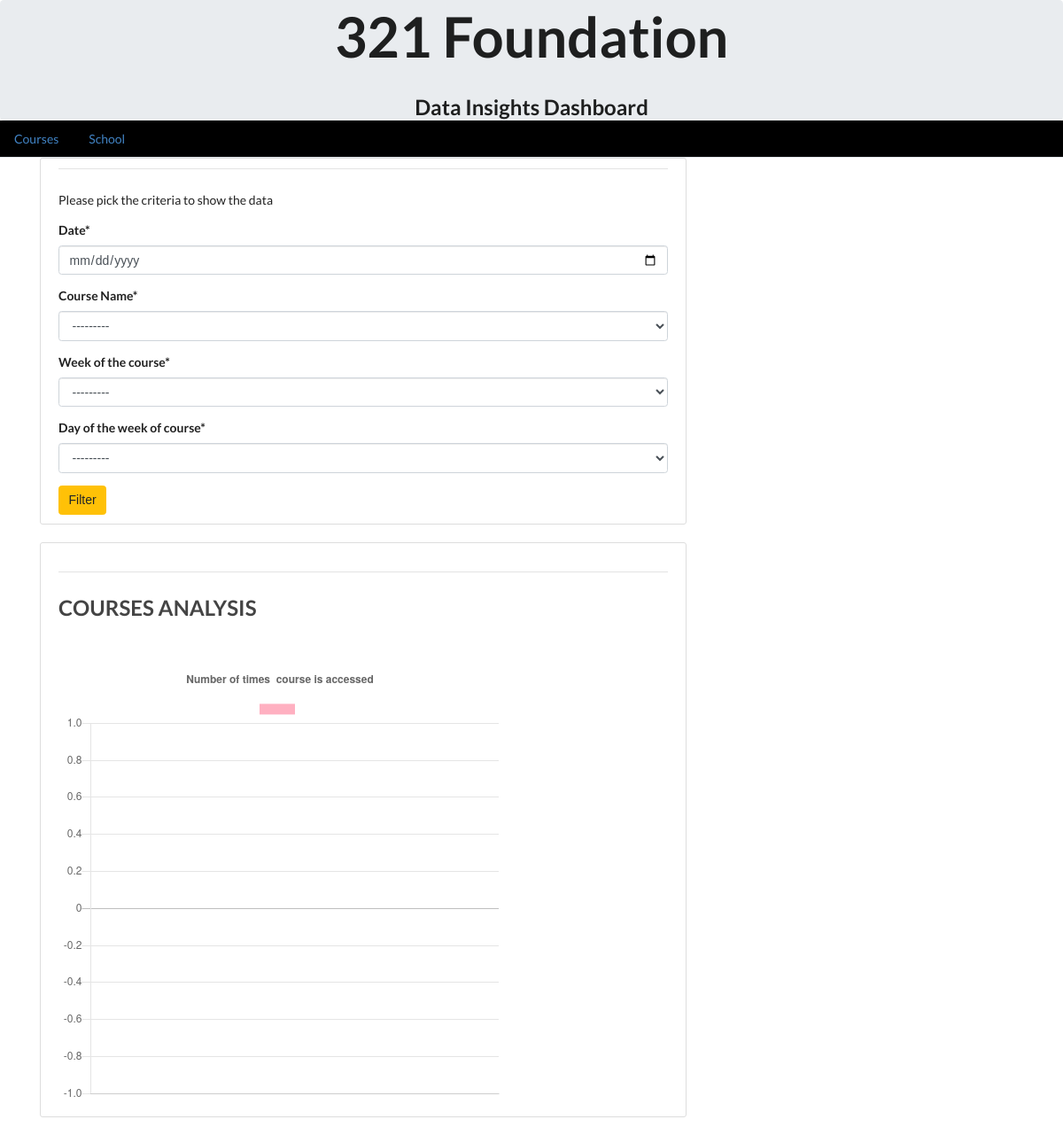
Page /courses/ on the earlier database version.
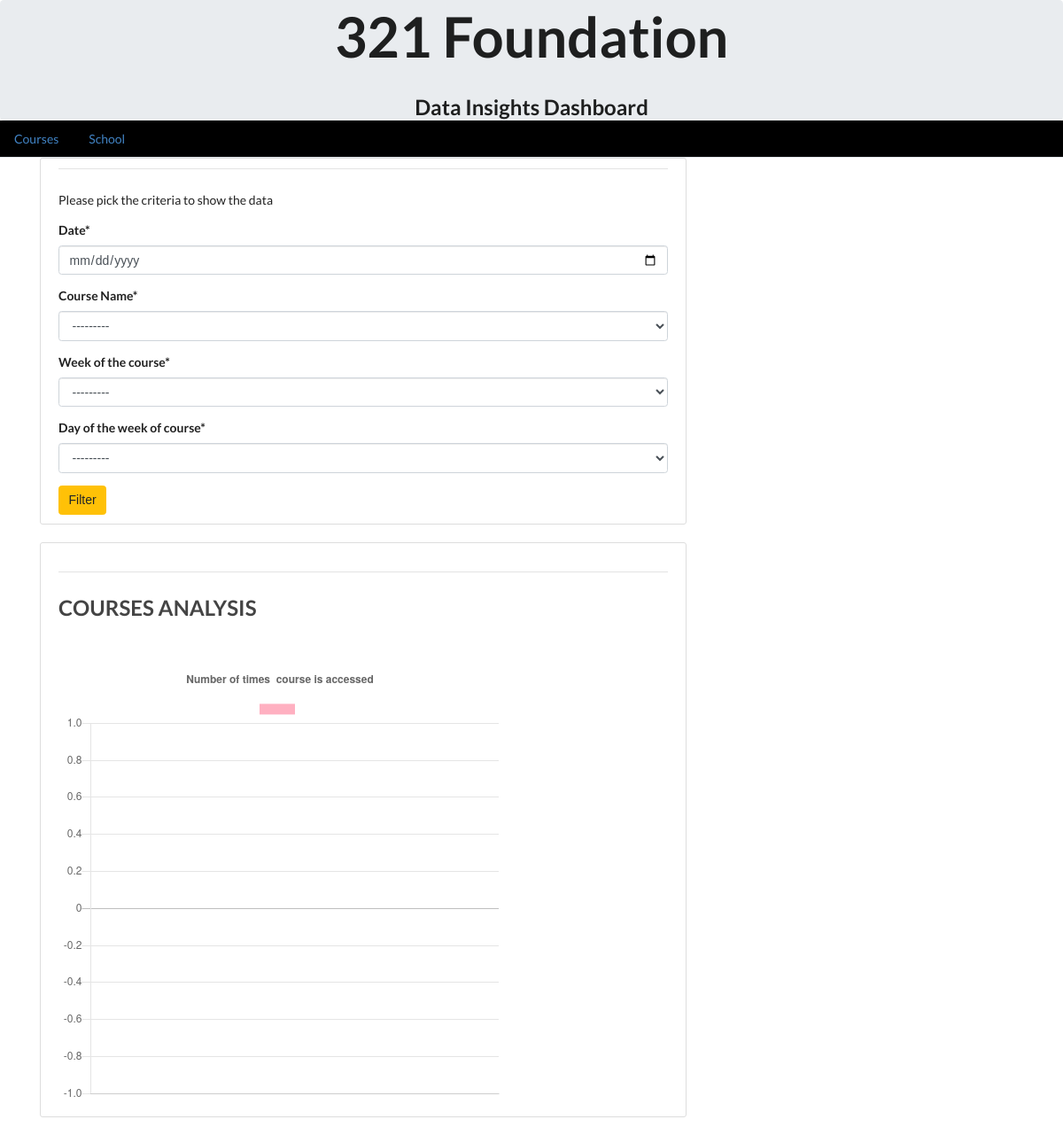
Same page on the later database version.
### courses/models.py (models this page shows)
class Course(models.Model):
    course_id = models.IntegerField(primary_key=True)
    tech_level = models.ForeignKey('Tech_Level',on_delete=models.CASCADE)
    course_name = models.CharField(max_length=200)
    board = models.ForeignKey('schools.Boards', on_delete=models.CASCADE)
    subject = models.ForeignKey('Subject',on_delete=models.CASCADE)
    grade = models.ForeignKey('Grade',on_delete=models.CASCADE)
    def __str__(self):
        return self.course_name

class Week(models.Model):
    week_id = models.IntegerField(primary_key=True)
    week = models.CharField(max_length=20)
    def __str__(self):
        return self.week

### courses/views.py (the view, shortened to what this page needs)
# urls.py: path('', views.courseshome, name='courseshome')
def courseshome(request):
	form = CourseAnalysisForm()
	cc = {'count':'-1'}
	return render(request, 'courses/coursesmain.html', { 'form':form})

### courses/forms.py
class CourseAnalysisForm(forms.ModelForm):
    date = forms.DateField(widget=forms.widgets.DateInput(attrs={'type':'date'}))
    class Meta:
        model = Course_Analysis
        fields = ('date', 'course', 'week', 'Dname')
        labels = {
            'date':'Date', 'course' : 'Course Name', 'week' : 'Week of the course', 'Dname' : 'Day of the week of course'
        }

### courses/models.py (called while the page is built)
    def __str__(self):
        return self.day

### courses/templates/courses/coursesmain.html (shortened to what this page needs)
{% extends 'base.html' %}
{% load crispy_forms_tags %}
{% block title %}
<h2><a class="article-title" href="#">COURSES ANALYSIS</a></h2>
{% endblock %}
{% block filter %}
<form method="post">
  {{ form|crispy }}
  <input type="submit" value="Filter" class="btn btn-warning">
</form>
{% endblock %}
{% block body %}
<div style="width: 500px; height: 500px;">
<canvas id="line-chart" width="1" height="1"></canvas>
</div>
<script>
new Chart(document.getElementById("line-chart"), {
    type: 'bar',
    data: {
      datasets: [
        {
          backgroundColor: [
                'rgba(255, 99, 132, 0.5)',],
          data: ['{{cc.count}}'],
          label: "{{cc.course.course_name}}",
          borderColor: "#00000",
          fill: true
        },
]
    },
    options: {
      title: {
        display: true,
        text: 'Number of times '+'{{ cc.course.course_name }}'+' course is accessed',
        responsive: true,
        maintainAspectRatio: false
      }
    }
  });
</script>
{% endblock %}

### templates/base.html (shortened to what this page needs)
{% load static %}
<!DOCTYPE html>
<html>
<head>
  {% load crispy_forms_tags %}
  <link rel="stylesheet" type="text/css" href="{% static 'css/main.css' %}">
  <link rel="stylesheet" href="https://maxcdn.bootstrapcdn.com/bootstrap/3.4.0/css/bootstrap.min.css">
  <link rel="stylesheet" href="https://stackpath.bootstrapcdn.com/bootstrap/4.3.1/css/bootstrap.min.css">
    <link rel="stylesheet" type='text/css' href="https://cdnjs.cloudflare.com/ajax/libs/semantic-ui/2.2.14/semantic.min.css">
    <link rel="stylesheet" href="https://cdnjs.cloudflare.com/ajax/libs/Chart.js/2.8.0/Chart.min.css" />
</head>
<body>
  <div class="jumbotron text-center" style="padding:0px;margin:0px;"><h1 class="text-center">321 Foundation</h1><h2>Data Insights Dashboard</h2></div>
  <ul class="nav nav-tabs" style="background-color: black;">
    <li><a href="{% url 'courses:courseshome' %}">Courses</a></li>
    <li><a href="{% url 'schools:schoolshome' %}">School</a></li>
  </ul>
<main role="main" class="container">
      <div class="row">
        <div class="col-md-8">
<article class="media content-section">
        <div class="media-body">
          <div class="article-metadata">
          </div>
          <p class="article-content">Please pick the criteria to show the data</p>
          {% block filter %}{% endblock %}
        </div>
    </article>
    <article class="media content-section">
        <div class="media-body">
          <div class="article-metadata">
          </div>
          {% block title %}
          {% endblock %}
          <p class="article-content">{% block body %}{% endblock %}</p>
        </div>
    </article>
      </div>
        <div class="col-md-4">
        </div>
      </div>
</main>

### static/css/main.css (style rules this page uses)
.content-section { background: #ffffff; padding: 10px 20px; border: 1px solid #dddddd; border-radius: 3px; margin-bottom: 20px; }
.article-title { color: #444444; }
.article-content { white-space: pre-line; }
.article-metadata { padding-bottom: 1px; margin-bottom: 4px; border-bottom: 1px solid #e3e3e3 }

Differences in the rows shown:
added Course: course "---------"
added Week: week "---------"
Other differences:
form field course: "---------" → (not shown)
form field week: "---------" → (not shown)
